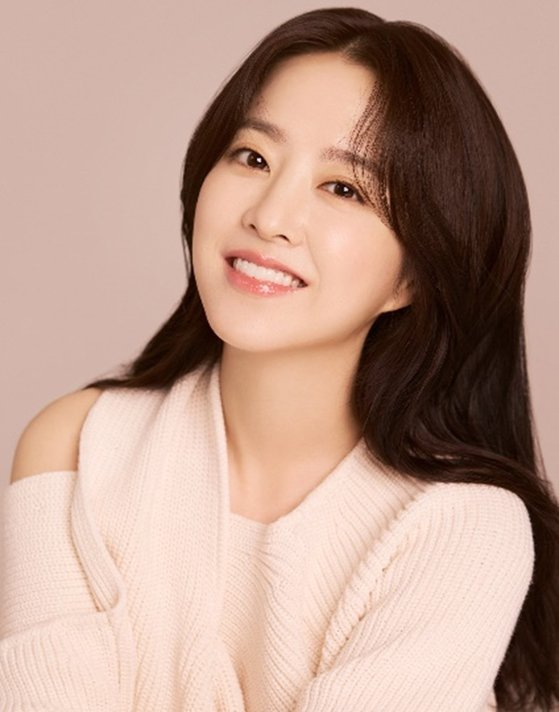
#> input picture Resources/face02.jpg, 559 x 712 px, given in place of letters.jpg, which was not available
$ jupyter execute 'Open CV 이미지 이진화.ipynb'   (shell and % lines are left out)   (text cells are left out)
#> lines starting #> are read from the running program, lines starting #| are printed output that depends on the picture; after the words box and inside, x2 and y2 are one past the last pixel; in counts of white or black regions, pixels touching at a corner belong together; pictures that were not available may be replaced by others from this repository, and a replacement may not be noted
[cell 1]
import numpy as np
import cv2
from google.colab.patches import cv2_imshow
from google.colab import files

import matplotlib.pyplot as plt
plt.style.use('seaborn-white')

[cell 2]
files.upload()
#> the answer given: face02.jpg

[cell 3]
img = cv2.imread('letters.jpg',0)
#> img: shape (712, 559); min 2, max 245, mean 163.2

[cell 4]
img.shape
#> Out = (712, 559)

[cell 5]
ret, thresh1 = cv2.threshold(img,128,255,cv2.THRESH_BINARY)
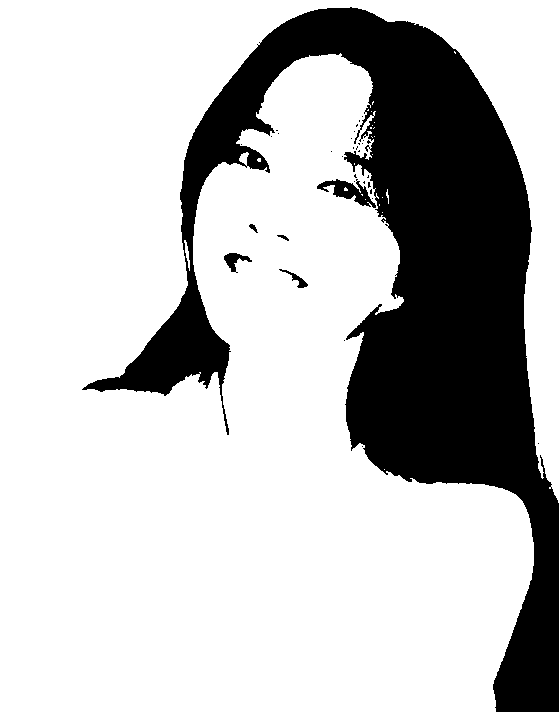
#> thresh1: shape (712, 559); 75.8% white; 34 black regions (28 under 20 px), largest, box (x1, y1, x2, y2) and area: (82, 7, 559, 712) 95235, (317, 179, 376, 208) 677, (224, 253, 252, 273) 237, (279, 269, 308, 288) 137, (249, 224, 258, 233) 37, (277, 235, 289, 241) 32
ret, thresh2 = cv2.threshold(img,128,255,cv2.THRESH_BINARY_INV)
ret, thresh3 = cv2.threshold(img,128,255,cv2.THRESH_TRUNC)
ret, thresh4 = cv2.threshold(img,128,255,cv2.THRESH_TOZERO)
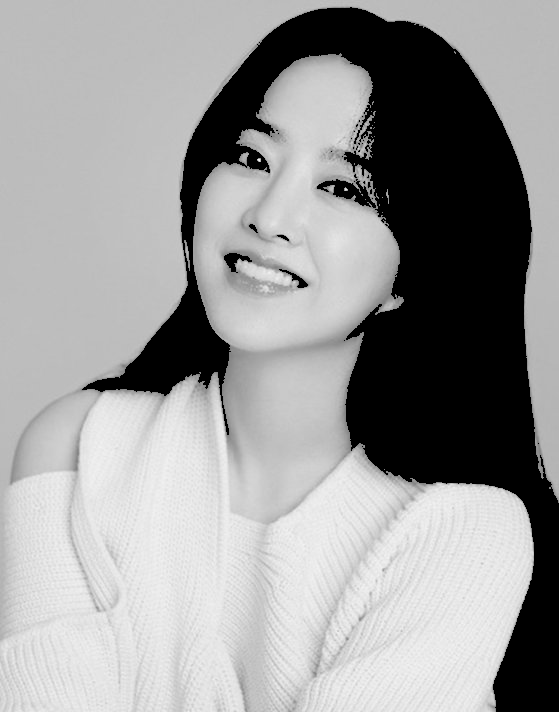
#> thresh4: shape (712, 559); min 0, max 245, mean 154
ret, thresh5 = cv2.threshold(img,128,255,cv2.THRESH_TOZERO_INV)
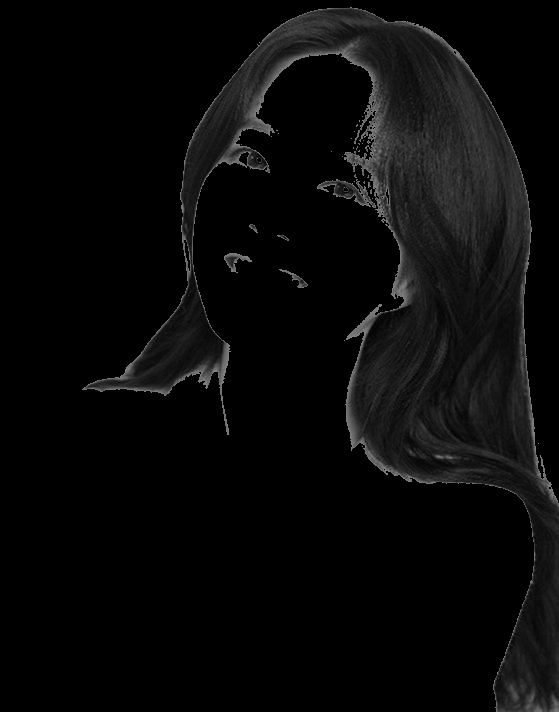
#> thresh5: shape (712, 559); min 0, max 128, mean 9.1

[cell 6]
titles = ['Original','BINARY','BINARY_INV','TRUNC','TOZERO','TOZERO_INV']
images = [img,thresh1, thresh2, thresh3, thresh4, thresh5]

[cell 7]
plt.figure(figsize = (14,10))
for i in range(6):
  plt.subplot(2,3,i+1)
  plt.imshow(images[i],'gray')
  plt.title(titles[i])
  plt.xticks([]),plt.yticks([])

  plt.show()

[cell 8]
files.upload()
#> the answer given: cutlery.png

[cell 9]
img2  = cv2.imread('snow.jpg',0)
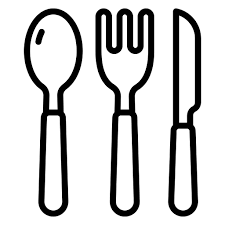
#> input picture Resources/cutlery.png, 225 x 225 px, given in place of snow.jpg, which was not available
#> img2 is the input picture: shape (225, 225); min 0, max 255, mean 207.9
img.shape
#> Out = (712, 559)

[cell 10]
ret, thresh1 = cv2.threshold(img2,128,255,cv2.THRESH_BINARY)
#> thresh1: shape (225, 225); 81.9% white; 4 black regions, box (x1, y1, x2, y2) and area: (96, 8, 154, 216) 3671, (24, 9, 83, 217) 2764, (168, 9, 201, 216) 2637, (35, 29, 45, 45) 91
ret, thresh2 = cv2.threshold(img2,128,255,cv2.THRESH_BINARY_INV)
ret, thresh3 = cv2.threshold(img2,128,255,cv2.THRESH_TRUNC)
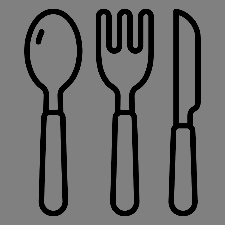
#> thresh3: shape (225, 225); min 0, max 128, mean 106.2
ret, thresh4 = cv2.threshold(img2,128,255,cv2.THRESH_TOZERO)
#> thresh4: shape (225, 225)
ret, thresh5 = cv2.threshold(img2,128,255,cv2.THRESH_TOZERO_INV)
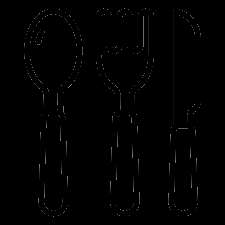
#> thresh5: shape (225, 225); min 0, max 122, mean 1.3

titles = ['Original','BINARY','BINARY_INV','TRUNC','TOZERO','TOZERO_INV']
images = [img2,thresh1, thresh2, thresh3, thresh4, thresh5]

plt.figure(figsize = (14,10))
for i in range(6):
  plt.subplot(2,3,i+1)
  plt.imshow(images[i],'gray')
  plt.title(titles[i])
  plt.xticks([]),plt.yticks([])

  plt.show()

[cell 11]
img = cv2.imread('letters.jpg',0)

ret,th1 = cv2.threshold(img, 128,255,cv2.THRESH_BINARY)

th2 = cv2.adaptiveThreshold(img,255,cv2.ADAPTIVE_THRESH_MEAN_C,cv2.THRESH_BINARY, 15,2)
#> th2: shape (712, 559); 73.8% white; 3653 black regions (3318 under 20 px), largest, box (x1, y1, x2, y2) and area: (125, 8, 559, 712) 37078, (314, 46, 475, 442) 8987, (8, 342, 209, 613) 5132
th3 = cv2.adaptiveThreshold(img,255,cv2.ADAPTIVE_THRESH_GAUSSIAN_C,cv2.THRESH_BINARY, 15,2)
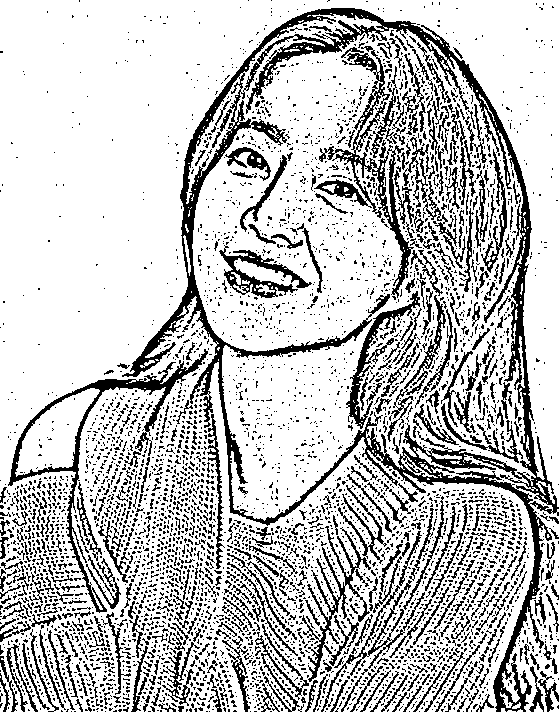
#> th3: shape (712, 559); 76.3% white; black in thin lines or dots

[cell 12]
titles = ['Original', 'Global','Mean','Gaussian']
images = [img, th1,th2,th3]

plt.figure(figsize = (14,10))
for i in range(4):
  plt.subplot(2,2,i+1)
  plt.imshow(images[i], cmap='gray')
  plt.title(titles[i])
  plt.xticks([])
  plt.yticks([])

plt.show()

[cell 13]
files.upload()
#> the answer given: cutlery.png

[cell 14]
img = cv2.imread('noise.jpg',0)
img.shape
#> Out = (225, 225)

[cell 15]
ret1, th1 = cv2.threshold(img,127,255,cv2.THRESH_BINARY)
ret2, th2 = cv2.threshold(img,0,255,cv2.THRESH_BINARY + cv2.THRESH_OTSU)
#> ret2 = 122
blur = cv2.GaussianBlur(img,(5,5),0)
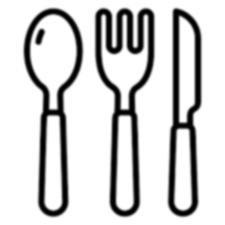
#> blur: shape (225, 225); min 0, max 255, mean 207.9
ret3, th3 = cv2.threshold(img,0,255,cv2.THRESH_BINARY + cv2.THRESH_OTSU)
#> ret3 = 122

[cell 16]
images = [img,0,th1,img,0,th2,blur,0,th3]
titles = ['Original Image','Histogram','Global Thresholding','Original Image','Histogram','Otsus Thresholding','Gaussian filtered Image','Histogram','Otsus Thresholding']

[cell 17]
plt.figure(figsize = ((14,10)))
for i in range(3):
  plt.subplot(3,3,i*3+1)
  plt.imshow(images[i*3], cmap = 'gray')
  plt.title(titles[i*3])
  plt.xticks([]), plt.yticks([])

  plt.subplot(3,3,i*3+2)
  plt.hist(images[i*3].ravel(), 256)
  plt.title(titles[i*3+1])
  plt.xticks([]), plt.yticks([])

  plt.subplot(3,3,i*3+3)
  plt.imshow(images[i*3+2], cmap = 'gray')
  plt.title(titles[i*3+2])
  plt.xticks([]), plt.yticks([])

  plt.show()
#> this loop made 3 passes
#> pass 1, `plt.show()`:
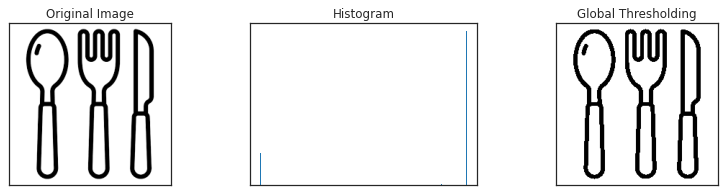
#> figure drawn by matplotlib, 3 panels
#> pass 2, `plt.show()`:
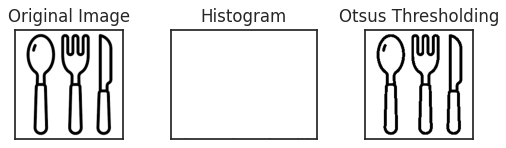
#> figure drawn by matplotlib, 3 panels
